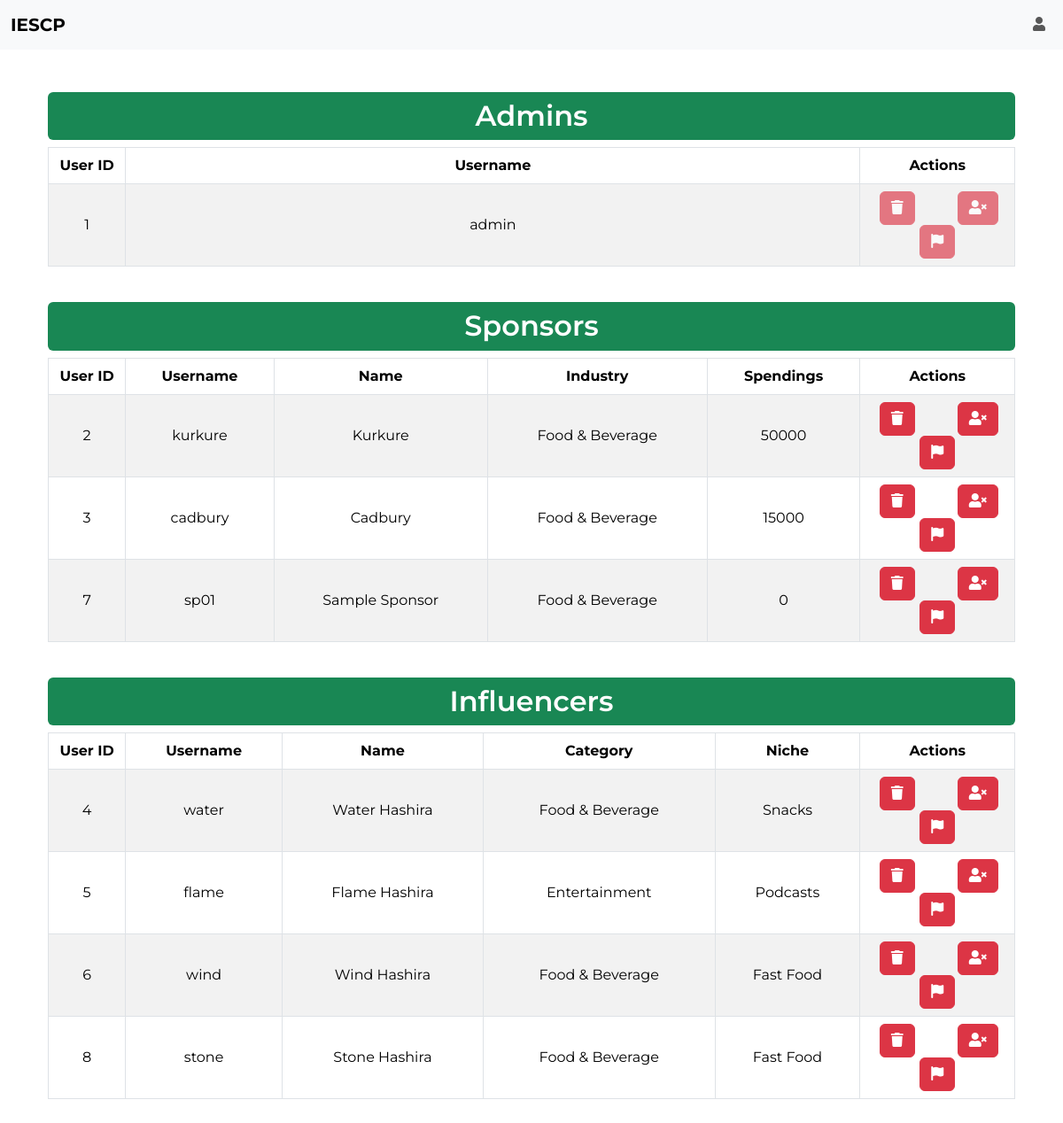
Screenshot of /users (signed in) with the database file from the repository.
### models.py (models this page shows)
class User(db.Model):
    id = db.Column(db.Integer, primary_key=True)
    username = db.Column(db.String(64), unique=True, nullable=False)
    passhash = db.Column(db.String(256), nullable=False)
    profile_picture = db.Column(db.String(256), default='default_profile_picture.jpg')
    role = db.Column(db.Enum("admin", "sponsor", "influencer"), nullable=False)
    is_admin = db.Column(db.Boolean, nullable=False, default=False)
    is_flagged = db.Column(db.Boolean, nullable=False, default=False)
    is_deleted = db.Column(db.Boolean, nullable=False, default=False)
    date_created = db.Column(db.DateTime, nullable=False, default=datetime.utcnow)
    sponsors = db.relationship('Sponsor', backref='user', lazy=True, cascade='all, delete-orphan')
    influencers = db.relationship('Influencer', backref='user', lazy=True, cascade='all, delete-orphan')
    sent_messages = db.relationship('Message', foreign_keys='Message.sender_id', backref='sender', lazy=True, cascade='all, delete-orphan')
    received_messages = db.relationship('Message', foreign_keys='Message.receiver_id', backref='receiver', lazy=True, cascade='all, delete-orphan')

class Sponsor(db.Model):
    id = db.Column(db.Integer, db.ForeignKey('user.id'), primary_key=True, nullable=False)
    name = db.Column(db.String(64), nullable=False)
    industry = db.Column(db.String(64))
    spendings = db.Column(db.Integer, default=0)
    campaigns = db.relationship('Campaign', backref='sponsor', lazy=True, cascade='all, delete-orphan')
    ratings = db.relationship('Rating', backref='sponsor', lazy=True, cascade='all, delete-orphan')

class Influencer(db.Model):
    id = db.Column(db.Integer, db.ForeignKey('user.id'), primary_key=True, nullable=False)
    name = db.Column(db.String(64), nullable=False)
    category = db.Column(db.String(64))
    niche = db.Column(db.String(64))
    rating = db.Column(db.Integer, default=0)
    rating_count = db.Column(db.Integer, default=0)
    earnings = db.Column(db.Integer, default=0)
    social_media_handles = db.relationship('SocialMedia', backref='influencer', lazy=True, cascade='all, delete-orphan')
    ratings = db.relationship('Rating', backref='influencer', lazy=True, cascade='all, delete-orphan')

### routes.py (the view)
@app.route('/users')
@admin_required
def user_list():
    users = User.query.all()
    return render_template('admin/users.html', users=users)

### routes.py (called while the page is built)
def admin_required(func):
    @wraps(func)
    def wrapper(*args, **kwargs):
        if 'username' not in session:
            flash("You need to login first")
            return redirect(url_for('login'))
        user = User.query.filter_by(username=session['username']).first()
        if not user:
            session.pop('username')
            return redirect(url_for('login'))
        if not user.is_admin:
            flash("You are not authorized to visit this page")
            return redirect(url_for('home'))
        return func(*args, **kwargs)
    return wrapper

### templates/admin/users.html (shortened to what this page needs)
{% extends 'base.html' %}
{% block content %}
<div class="container mt-5">
    <div class="table-responsive mb-4">
        <h2 class="text-center text-white bg-success py-2 rounded">Admins</h2>
        <table class="table table-bordered table-striped table-hover mt-2">
            <thead class="thead-dark">
                <tr>
                    <th style="width:8%">User ID</th>
                    <th>Username</th>
                    <th style="width:16%">Actions</th>
                </tr>
            </thead>
            <tbody>
                {% for user in users %}
                    {% if user.is_admin: %}
                        <tr>
                            <td>{{ user.id }}</td>
                            <td>{{ user.username }}</td>
                            <td>
                                <div class="row">
                                    <div class="col md-6">
                                        <form action="{{url_for('delete_user', id=user.id)}}" method="post">
                                            <button
                                            {% if user.is_admin %}
                                                disabled
                                            {% endif %}
                                            {% if not user.is_deleted %}
                                            type="submit" class="btn btn-danger"><i class="fa-solid fa-trash" aria-hidden="true"></i>
                                            {% else %}
                                            type="submit" class="btn btn-danger"><i class="fa-solid fa-undo" aria-hidden="true"></i>
                                            {% endif %}
                                            </button>
                                        </form>
                                    </div>
                                    <div class="col md-6">
                                        <form action="{{url_for('permanently_delete_user', id=user.id)}}" method="post" onsubmit="return confirmDelete();">
                                            <button
                                            {% if user.is_admin %}
                                                disabled
                                            {% endif %}
                                            type="submit" class="btn btn-danger"><i class="fas fa-user-times" aria-hidden="true"></i>
                                            </button>
                                        </form>
                                    </div>
                                    <div class="col md-6">
                                        <form action="{{url_for('flag_user', id=user.id)}}" method="post">
                                            <button
                                            {% if user.is_admin %}
                                                disabled
                                            {% endif %}
                                            {% if not user.is_flagged %}
                                            type="submit" class="btn btn-danger"><i class="fa-solid fa-flag" aria-hidden="true"></i>
                                            {% else %}
                                            type="submit" class="btn btn-danger"><i class="fa-solid fa-flag-checkered" aria-hidden="true"></i>
                                            {% endif %}
                                            </button>
                                        </form>
                                    </div>
                                </div>
                            </td>
                        </tr>
                    {% endif %}
                {% endfor %}
            </tbody>
        </table>
    </div>
    <div class="table-responsive mb-4">
        <h2 class="text-center text-white bg-success py-2 rounded">Sponsors</h2>
        <table class="table table-bordered table-striped table-hover mt-2">
            <thead class="thead-dark">
                <tr>
                    <th style="width:8%">User ID</th>
                    <th>Username</th>
                    <th>Name</th>
                    <th>Industry</th>
                    <th>Spendings</th>
                    <th style="width:16%">Actions</th>
                </tr>
            </thead>
            <tbody>
                {% for user in users %}
                    {% for sponsor in user.sponsors %}
                        <tr>
                            <td>{{ user.id }}</td>
                            <td>{{ user.username }}</td>
                            <td>{{ sponsor.name }}</td>
                            <td>{{ sponsor.industry }}</td>
                            <td>{{ sponsor.spendings }}</td>
                            <td>
                                <div class="row">
                                    <div class="col md-6">
                                        <form action="{{url_for('delete_user', id=user.id)}}" method="post">
                                            <button
                                            {% if not user.is_deleted %}
                                            type="submit" class="btn btn-danger"><i class="fa-solid fa-trash" aria-hidden="true"></i>
                                            {% else %}
                                            type="submit" class="btn btn-danger"><i class="fa-solid fa-undo" aria-hidden="true"></i>
                                            {% endif %}
                                            </button>
                                        </form>
                                    </div>
                                    <div class="col md-6">
                                        <form action="{{url_for('permanently_delete_user', id=user.id)}}" method="post" onsubmit="return confirmDelete();">
                                            <button
                                            type="submit" class="btn btn-danger"><i class="fas fa-user-times" aria-hidden="true"></i>
                                            </button>
                                        </form>
                                    </div>
                                    <div class="col md-6">
                                        <form action="{{url_for('flag_user', id=user.id)}}" method="post">
                                            <button
                                            {% if not user.is_flagged %}
                                            type="submit" class="btn btn-danger"><i class="fa-solid fa-flag" aria-hidden="true"></i>
                                            {% else %}
                                            type="submit" class="btn btn-danger"><i class="fa-solid fa-flag-checkered" aria-hidden="true"></i>
                                            {% endif %}
                                            </button>
                                        </form>
                                    </div>
                                </div>
                            </td>
                        </tr>
                    {% endfor %}
                {% endfor %}
            </tbody>
        </table>
    </div>
    <div class="table-responsive mb-4">
        <h2 class="text-center text-white bg-success py-2 rounded">Influencers</h2>
        <table class="table table-bordered table-striped table-hover mt-2">
            <thead class="thead-dark">
                <tr>
                    <th style="width:8%">User ID</th>
                    <th>Username</th>
                    <th>Name</th>
                    <th>Category</th>
                    <th>Niche</th>
                    <th style="width:16%">Actions</th>
                </tr>
            </thead>
            <tbody>
                {% for user in users %}
                    {% for influencer in user.influencers %}
                        <tr>
                            <td>{{ user.id }}</td>
                            <td>{{ user.username }}</td>
                            <td>{{ influencer.name }}</td>
                            <td>{{ influencer.category }}</td>
                            <td>{{ influencer.niche }}</td>
                            <td>
                                <div class="row">
                                    <div class="col md-6">
                                        <form action="{{url_for('delete_user', id=user.id)}}" method="post">
                                            <button
                                            {% if not user.is_deleted %}
                                            type="submit" class="btn btn-danger"><i class="fa-solid fa-trash" aria-hidden="true"></i>
                                            {% else %}
                                            type="submit" class="btn btn-danger"><i class="fa-solid fa-undo" aria-hidden="true"></i>
                                            {% endif %}
                                            </button>
                                        </form>
                                    </div>
                                    <div class="col md-6">
                                        <form action="{{url_for('permanently_delete_user', id=user.id)}}" method="post" onsubmit="return confirmDelete();">
                                            <button
                                            type="submit" class="btn btn-danger"><i class="fas fa-user-times" aria-hidden="true"></i>
                                            </button>
                                        </form>
                                    </div>
                                    <div class="col md-6">
                                        <form action="{{url_for('flag_user', id=user.id)}}" method="post">
                                            <button
                                            {% if not user.is_flagged %}
                                            type="submit" class="btn btn-danger"><i class="fa-solid fa-flag" aria-hidden="true"></i>
                                            {% else %}
                                            type="submit" class="btn btn-danger"><i class="fa-solid fa-flag-checkered" aria-hidden="true"></i>
                                            {% endif %}
                                            </button>
                                        </form>
                                    </div>
                                </div>
                            </td>
                        </tr>
                    {% endfor %}
                {% endfor %}
            </tbody>
        </table>
    </div>
</div>
{% endblock %}

### static/styles.css (style rules this page uses)
h2, .h2 { font-family: 'Montserrat', sans-serif; font-weight: 600; }
a, div, span, li { font-family: 'Montserrat', sans-serif; font-weight: 400; }
.table thead th { vertical-align: middle; text-align: center; }
.table tbody td { vertical-align: middle; text-align: center; }

### templates/base.html (style rules this page uses)
html, body { height: 100%; margin: 0; }
body { display: flex; flex-direction: column; }
.container { flex: 1; }

### rows the page displays
User: id "1", username "admin", is_deleted False (drawn), is_flagged False (drawn)
User: id "2", username "kurkure"
Sponsor: name "Kurkure", industry "Food & Beverage", spendings "50000"
User: id "3", username "cadbury"
Sponsor: name "Cadbury", industry "Food & Beverage", spendings "15000"
User: id "7", username "sp01"
Sponsor: name "Sample Sponsor", industry "Food & Beverage", spendings "0"
User: id "4", username "water"
Influencer: name "Water Hashira", category "Food & Beverage", niche "Snacks"
User: id "5", username "flame"
Influencer: name "Flame Hashira", category "Entertainment", niche "Podcasts"
User: id "6", username "wind"
Influencer: name "Wind Hashira", category "Food & Beverage", niche "Fast Food"
User: id "8", username "stone"
Influencer: name "Stone Hashira", category "Food & Beverage", niche "Fast Food"
